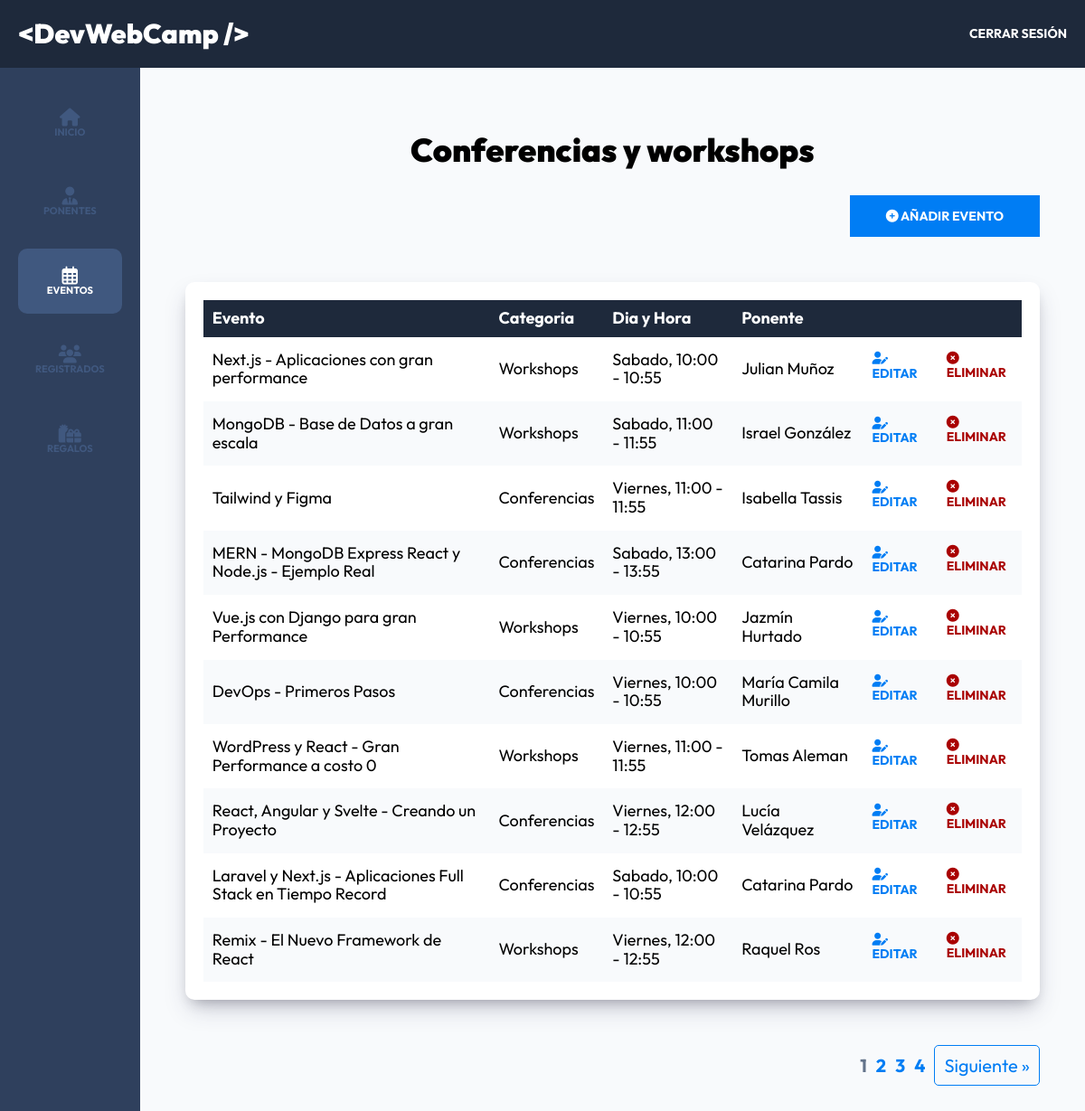
/admin/eventos?page=1 (signed in), run on the app's committed database.
### tables this page shows
CREATE TABLE `eventos` (
  `id` int(11) NOT NULL AUTO_INCREMENT,
  `nombre` varchar(120) DEFAULT NULL,
  `descripcion` text DEFAULT NULL,
  `disponibles` int(11) DEFAULT NULL,
  `categoria_id` int(11) NOT NULL,
  `dia_id` int(11) NOT NULL,
  `hora_id` int(11) NOT NULL,
  `ponente_id` int(11) NOT NULL,
  PRIMARY KEY (`id`),
  KEY `fk_eventos_categorias_idx` (`categoria_id`),
  KEY `fk_eventos_dias1_idx` (`dia_id`),
  KEY `fk_eventos_horas1_idx` (`hora_id`),
  KEY `fk_eventos_ponentes1_idx` (`ponente_id`),
  CONSTRAINT `fk_eventos_categorias` FOREIGN KEY (`categoria_id`) REFERENCES `categorias` (`id`),
  CONSTRAINT `fk_eventos_dias1` FOREIGN KEY (`dia_id`) REFERENCES `dias` (`id`),
  CONSTRAINT `fk_eventos_horas1` FOREIGN KEY (`hora_id`) REFERENCES `horas` (`id`),
  CONSTRAINT `fk_eventos_ponentes1` FOREIGN KEY (`ponente_id`) REFERENCES `ponentes` (`id`)
);

CREATE TABLE `categorias` (
  `id` int(11) NOT NULL AUTO_INCREMENT,
  `nombre` varchar(45) DEFAULT NULL,
  PRIMARY KEY (`id`)
);

CREATE TABLE `dias` (
  `id` int(11) NOT NULL AUTO_INCREMENT,
  `nombre` varchar(15) DEFAULT NULL,
  PRIMARY KEY (`id`)
);

CREATE TABLE `horas` (
  `id` int(11) NOT NULL AUTO_INCREMENT,
  `hora` varchar(13) DEFAULT NULL,
  PRIMARY KEY (`id`)
);

CREATE TABLE `ponentes` (
  `id` int(11) NOT NULL AUTO_INCREMENT,
  `nombre` varchar(40) DEFAULT NULL,
  `apellido` varchar(40) DEFAULT NULL,
  `ciudad` varchar(20) DEFAULT NULL,
  `pais` varchar(20) DEFAULT NULL,
  `imagen` varchar(32) DEFAULT NULL,
  `tags` varchar(120) DEFAULT NULL,
  `redes` text DEFAULT NULL,
  PRIMARY KEY (`id`)
);

### controllers/EventosController.php (called while the page is built, shortened)
<?php
class EventosController
{
    public static function index(Router $router)
    {
        $paginacion = self::generarPaginacion($_GET['page'], 10);
        $eventos = Evento::paginar($paginacion->registros_por_pagina, $paginacion->offset());
        foreach ($eventos as $evento) {
            $evento->categoria = Categoria::find($evento->categoria_id);
            $evento->ponente = Ponente::find($evento->ponente_id);
            $evento->dia = Dia::find($evento->dia_id);
            $evento->hora = Hora::find($evento->hora_id);
        }
        $router->render('admin/eventos/index', [
            'titulo' => 'Conferencias y workshops',
            'paginacion' => $paginacion,
            'eventos' => $eventos
        ]);
    }
    private static function generarPaginacion($numeroPagina, $registrosPorPagina)
    {
        $pagina_actual = filter_var($numeroPagina, FILTER_VALIDATE_INT);
        $total_registros = Evento::total();
        $paginacion = new Paginacion($pagina_actual, $registrosPorPagina, $total_registros);
        return $paginacion;
    }
}

### public/index.php (called while the page is built, shortened)
<?php
$router = new Router();
$router->get('/login', [AuthController::class, 'login']);
$router->post('/login', [AuthController::class, 'login']);
$router->post('/logout', [AuthController::class, 'logout']);
$router->get('/registro', [AuthController::class, 'registro']);
$router->post('/registro', [AuthController::class, 'registro']);
$router->get('/olvide', [AuthController::class, 'olvide']);
$router->post('/olvide', [AuthController::class, 'olvide']);
$router->get('/reestablecer', [AuthController::class, 'reestablecer']);
$router->post('/reestablecer', [AuthController::class, 'reestablecer']);
$router->get('/mensaje', [AuthController::class, 'mensaje']);
$router->get('/confirmar-cuenta', [AuthController::class, 'confirmar']);
$router->get('/admin/dashboard', [DashboardController::class, 'index']);
$router->get('/admin/ponentes', [PonentesController::class, 'index']);
$router->get('/admin/ponentes/crear', [PonentesController::class, 'crear']);
$router->post('/admin/ponentes/crear', [PonentesController::class, 'crear']);
$router->get('/admin/ponentes/editar', [PonentesController::class, 'editar']);
$router->post('/admin/ponentes/editar', [PonentesController::class, 'editar']);
$router->post('/admin/ponentes/eliminar', [PonentesController::class, 'eliminar']);
$router->get('/admin/eventos', [EventosController::class, 'index']);
$router->get('/admin/eventos/crear', [EventosController::class, 'crear']);
$router->post('/admin/eventos/crear', [EventosController::class, 'crear']);
$router->get('/admin/eventos/editar', [EventosController::class, 'editar']);
$router->post('/admin/eventos/editar', [EventosController::class, 'editar']);
$router->post('/admin/eventos/eliminar', [EventosController::class, 'eliminar']);
$router->get('/api/eventos-horario', [APIEventos::class, 'index']);
$router->get('/api/ponentes', [APIPonentes::class, 'index']);
$router->get('/api/ponente', [APIPonentes::class, 'ponente']);
$router->get('/api/regalos', [APIRegalos::class, 'index']);
$router->get('/admin/registrados', [RegistradosController::class, 'index']);
$router->get('/admin/regalos', [RegalosController::class, 'index']);
$router->get('/', [PaginasController::class, 'index']);
$router->get('/devwebcamp', [PaginasController::class, 'evento']);
$router->get('/paquetes', [PaginasController::class, 'paquetes']);
$router->get('/workshops-conferencias', [PaginasController::class, 'conferencias']);
$router->get('/404', [PaginasController::class, 'error']);
$router->get('/finalizar-registro', [RegistroController::class, 'crear']);
$router->post('/finalizar-registro/gratis', [RegistroController::class, 'gratis']);
$router->post('/finalizar-registro/pagar', [RegistroController::class, 'pagar']);
$router->get('/finalizar-registro/conferencias', [RegistroController::class, 'conferencias']);
$router->post('/finalizar-registro/conferencias', [RegistroController::class, 'conferencias']);
$router->get('/boleto', [RegistroController::class, 'boleto']);
$router->comprobarRutas();

### models/ActiveRecord.php (called while the page is built, shortened)
<?php
class ActiveRecord
{
    protected static $db;
    protected static $tabla = '';
    public static function setDB($database)
    {
        self::$db = $database;
    }
    public static function consultarSQL($query)
    {
        $resultado = self::$db->query($query);
        $array = [];
        while ($registro = $resultado->fetch_assoc()) {
            $array[] = static::crearObjeto($registro);
        }
        return $array;
    }
    protected static function crearObjeto($registro)
    {
        $objeto = new static;
        foreach ($registro as $key => $value) {
            if (property_exists($objeto, $key)) {
                $objeto->$key = $value;
            }
        }
        return $objeto;
    }
    public static function find($id)
    {
        $query = "SELECT * FROM " . static::$tabla  . " WHERE id = $id";
        $resultado = self::consultarSQL($query);
        return array_shift($resultado);
    }
    public static function paginar($registrosPorPagina, $offset)
    {
        $query = "SELECT * FROM " . static::$tabla . " LIMIT $registrosPorPagina OFFSET $offset";
        $resultado = self::consultarSQL($query);
        return $resultado;
    }
    public static function total($columna = "", $valor = ''): int
    {
        $query = 'SELECT COUNT(*) FROM ' . static::$tabla;
        $resultado = self::$db->query($query);
        $total = $resultado->fetch_array();
        return array_shift($total);
    }
}

### views/admin/eventos/index.php (the view, shortened to what this page needs)
<h2 class="dashboard__heading"><?php echo $titulo ?></h2>
<div class="dashboard__contenedor-boton">
    <a class="dashboard__boton" href="/admin/eventos/crear">
        <i class="fa-solid fa-circle-plus"></i>
        Añadir Evento
    </a>
</div>
<div class="dashboard__contenedor">
    <?php if (!empty($eventos)) { ?>
        <table class="table">
            <thead class="table__thead">
                <tr>
                    <th scope="col" class="table__th">Evento</th>
                    <th scope="col" class="table__th">Categoria</th>
                    <th scope="col" class="table__th">Dia y Hora</th>
                    <th scope="col" class="table__th">Ponente</th>
                    <th scope="col" class="table__th"></th>
                </tr>
            </thead>
            <tbody class="table__tbody">
                <?php foreach ($eventos as $evento) {  ?>
                    <tr class="table__tr">
                        <td class="table__td">
                            <?php echo $evento->nombre; ?>
                        </td>
                        <td class="table__td">
                            <?php echo $evento->categoria->nombre; ?>
                        </td>
                        <td class="table__td">
                            <?php echo $evento->dia->nombre  . ", " . $evento->hora->hora; ?>
                        </td>
                        <td class="table__td">
                            <?php echo $evento->ponente->nombre . " " . $evento->ponente->apellido; ?>
                        </td>
                        <td class="table__td--acciones">
                            <a class="table__accion table__accion--editar" href="/admin/eventos/editar?id=<?php echo $evento->id ?>">
                                <i class="fa-solid fa-user-pen"></i>
                                Editar
                            </a>
                            <form method="POST" action="/admin/eventos/eliminar" class="table__formulario">
                                <button class="table__accion table__accion--eliminar" type="submit">
                                    <i class="fa-solid fa-circle-xmark"></i>
                                    Eliminar
                                </button>
                            </form>
                        </td>
                    </tr>
                <?php } ?>
            </tbody>
        </table>
    <?php } else { ?>
        <p class="text-center">No Hay Ponentes Aún.</p>
    <?php } ?>
</div>
<?php
echo $paginacion->paginacion();
?>

### public/build/css/app.css (style rules this page uses)
html { line-height: 1.15; -webkit-text-size-adjust: 100%; }
body { margin: 0; }
a { background-color: transparent; }
button, input, optgroup, select, textarea { font-family: inherit; font-size: 100%; line-height: 1.15; margin: 0; }
button, input { overflow: visible; }
button, select { text-transform: none; }
button, [type=button], [type=reset], [type=submit] { -webkit-appearance: button; }
html { font-size: 62.5%; box-sizing: border-box; height: 100%; }
*, *:before, *:after { box-sizing: inherit; }
body { font-family: "Outfit", sans-serif; font-size: 1.8rem; }
a { text-decoration: none; }
h1, h2, h3 { font-family: "Outfit", sans-serif; font-weight: 900; margin: 2rem 0; }
h2 { font-size: 3.6rem; }
[class$=__heading] { font-family: "Outfit", sans-serif; font-weight: 900; margin: 2rem 0; margin: 6rem 0 3rem 0; text-align: center; }
.dashboard { height: 100%; display: flex; flex-direction: column; background-color: #F8FAFC; }
@media (min-width: 768px) { .dashboard__contenedor-boton { display: flex; justify-content: flex-end; margin-bottom: 5rem; } }
.dashboard__boton { background-color: #007df4; padding: 1.5rem 4rem; color: #FFFFFF; font-size: 1.8rem; font-weight: 700; border: none; transition-property: background-color; transition-duration: 0.3s; text-align: center; width: 100%; display: inline-block; text-transform: uppercase; font-size: 1.4rem; }
@media (min-width: 768px) { .dashboard__boton { width: auto; } }
.dashboard__contenedor, .dashboard__formulario { box-shadow: rgba(50, 50, 93, 0.25) 0px 13px 27px -5px, rgba(0, 0, 0, 0.3) 0px 8px 16px -8px; background-color: #FFFFFF; padding: 2rem; border-radius: 1rem; margin-top: 5rem; }
.table { width: 100%; border-collapse: collapse; }
.table__thead { background-color: #1E293B; color: #FFFFFF; }
.table__th { padding: 1rem; text-align: left; }
.table__tr:nth-child(even) { background-color: #F8FAFC; }
.table__td, .table__td--acciones { padding: 1.5rem 1rem; }
.table__td--acciones { display: flex; justify-content: center; gap: 2rem; align-items: center; }
.table__accion { all: unset; text-transform: uppercase; font-size: 1.4rem; font-weight: 700; }
.table__accion--editar { color: #007df4; }
.table__accion--eliminar { color: rgb(169, 0, 0); }

### data on the page
eventos: nombre "Next.js - Aplicaciones con gran performance", categoria.nombre "Workshops", dia.nombre "Sabado", hora.hora "10:00 - 10:55", ponente.nombre "Julian", ponente.apellido "Muñoz"
eventos: nombre "MongoDB - Base de Datos a gran escala", categoria.nombre "Workshops", dia.nombre "Sabado", hora.hora "11:00 - 11:55", ponente.nombre "Israel", ponente.apellido "González"
eventos: nombre "Tailwind y Figma", categoria.nombre "Conferencias", dia.nombre "Viernes", hora.hora "11:00 - 11:55", ponente.nombre "Isabella", ponente.apellido "Tassis"
eventos: nombre "MERN - MongoDB Express React y Node.js - Ejemplo Real", categoria.nombre "Conferencias", dia.nombre "Sabado", hora.hora "13:00 - 13:55", ponente.nombre "Catarina", ponente.apellido "Pardo"
eventos: nombre "Vue.js con Django para gran Performance", categoria.nombre "Workshops", dia.nombre "Viernes", hora.hora "10:00 - 10:55", ponente.nombre "Jazmín", ponente.apellido "Hurtado"
eventos: nombre "DevOps - Primeros Pasos", categoria.nombre "Conferencias", dia.nombre "Viernes", hora.hora "10:00 - 10:55", ponente.nombre "María Camila", ponente.apellido "Murillo"
eventos: nombre "WordPress y React - Gran Performance a costo 0", categoria.nombre "Workshops", dia.nombre "Viernes", hora.hora "11:00 - 11:55", ponente.nombre "Tomas", ponente.apellido "Aleman"
eventos: nombre "React, Angular y Svelte - Creando un Proyecto", categoria.nombre "Conferencias", dia.nombre "Viernes", hora.hora "12:00 - 12:55", ponente.nombre "Lucía", ponente.apellido "Velázquez"
eventos: nombre "Laravel y Next.js - Aplicaciones Full Stack en Tiempo Record", categoria.nombre "Conferencias", dia.nombre "Sabado", hora.hora "10:00 - 10:55", ponente.nombre "Catarina", ponente.apellido "Pardo"
eventos: nombre "Remix - El Nuevo Framework de React", categoria.nombre "Workshops", dia.nombre "Viernes", hora.hora "12:00 - 12:55", ponente.nombre "Raquel", ponente.apellido "Ros"

### other printed values
$titulo "Conferencias y workshops"
